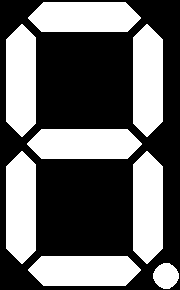
%> input picture Image/SevenSegmentDisplayStraight.png, 180 x 290 px
$ octave ImportMaskImage.m   (GNU Octave 9; MATLAB toolbox functions it lacks are replaced by stand-ins)
%> lines starting %> are read from the running program, lines starting %| are printed output that depends on the picture; in (x1, y1, x2, y2) boxes, pixels count from 0 and x2, y2 are one past the last pixel; in counts of white or black regions, pixels touching at a corner belong together; the program's own positions count from 1
%%%%%%%%%%%%%%%%%%%%%%%%%%%%%%%%%%%%%%%%%%%%%%%%%%%%%%%%%%%%%%%%%%%%%%%%%%%%%%%%
% Script: ImportMaskImage
% Goal  : Take a 7-segment display image as a reference to create a labeled mask
% Copyright 2022 The MathWorks, Inc.
%%%%%%%%%%%%%%%%%%%%%%%%%%%%%%%%%%%%%%%%%%%%%%%%%%%%%%%%%%%%%%%%%%%%%%%%%%%%%%%%
clear variables; clc

% Select the straight '1', tilted '2' or rounded '3' version of the 7-segment
TYPE = 1;
switch (TYPE)
  case 1
    maskImage = 'SevenSegmentDisplayStraight.png';
  case 2
    maskImage = 'SevenSegmentDisplayTilted.png';
  case 3
    maskImage = 'SevenSegmentDisplayRounded.png';
  otherwise
    maskImage = '';
end

if ~isempty(maskImage)
  % Convert the mask image into Black and White representation
  BW = logical(rgb2gray(imread(maskImage)));
%> BW: size 290x180 logical; 40.9% white; 8 white regions, largest, box (x1, y1, x2, y2) and area: (27, 129, 142, 159) 3030, (28, 2, 141, 32) 2968, (6, 24, 36, 137) 2968
  % Identify all areas from the mask
  [~,labels] = bwboundaries(BW,'noholes');
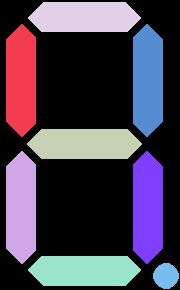
%> labels: size 290x180 double; 9 distinct labels, from 0 to 8; one colour per label, 0 black
  % Assign right labels values to the area to match the 7 segment display layout
  switch (TYPE)
    case 1
      labels(labels == 1) = -6;
%> labels: size 290x180 double; 5.69% of pixels changed, all inside (x1, y1, x2, y2) = (6, 24, 36, 137)
      labels(labels == 2) = -5;
%> labels: size 290x180 double; min -6, max 8, mean 0.878
      labels(labels == 3) = -7;
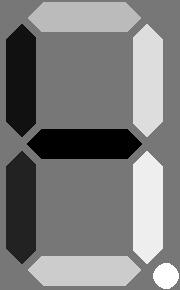
%> labels: size 290x180 double; min -7, max 8, mean 0.297; drawn with min black and max white
      labels(labels == 4) = -1;
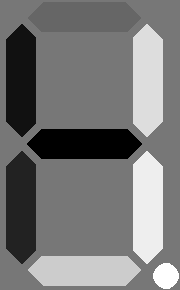
%> labels: size 290x180 double; 5.69% of pixels changed, all inside (x1, y1, x2, y2) = (28, 2, 141, 32); drawn with min black and max white
      labels(labels == 5) = -4;
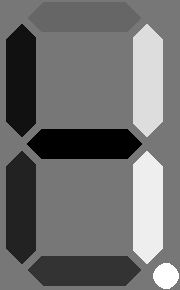
%> labels: size 290x180 double; 5.69% of pixels changed, all inside (x1, y1, x2, y2) = (28, 256, 141, 286); drawn with min black and max white
      labels(labels == 6) = -2;
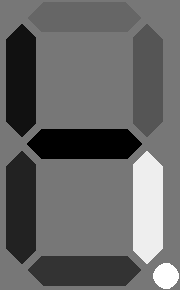
%> labels: size 290x180 double; 5.69% of pixels changed, all inside (x1, y1, x2, y2) = (133, 24, 163, 137); drawn with min black and max white
      labels(labels == 7) = -3;
      labels(labels == 8) = -8;
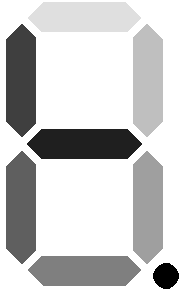
%> labels: size 290x180 double; min -8, max 0, mean -1.68; drawn with min black and max white
    case 2
      labels(labels == 1) = -5;
      labels(labels == 2) = -6;
      labels(labels == 3) = -4;
      labels(labels == 4) = -7;
      labels(labels == 5) = -1;
      labels(labels == 6) = -3;
      labels(labels == 7) = -2;
      labels(labels == 8) = -8;
    case 3
      labels(labels == 1) = -5;
      labels(labels == 2) = -4;
      labels(labels == 3) = -6;
      labels(labels == 4) = -1;
      labels(labels == 5) = -7;
      labels(labels == 6) = -3;
      labels(labels == 7) = -2;
      labels(labels == 8) = -8;
    otherwise
      % Should not get here
  end
  labels = -labels;
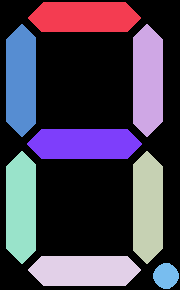
%> labels: size 290x180 double; 9 distinct labels, from 0 to 8; one colour per label, 0 black
  % Save labelled mask
  save('..\UIClass\SevenSegmentMask.mat','labels');
else
  disp('Wrong type of mask selected.');
end

$ run again, with Image/ClockFrame.png copied over Image/SevenSegmentDisplayStraight.png
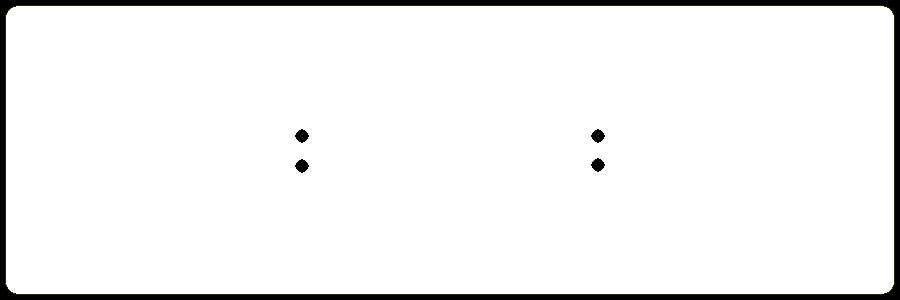
%> input picture Image/ClockFrame.png, 900 x 300 px
%> `BW = logical(rgb2gray(imread(maskImage)));`:
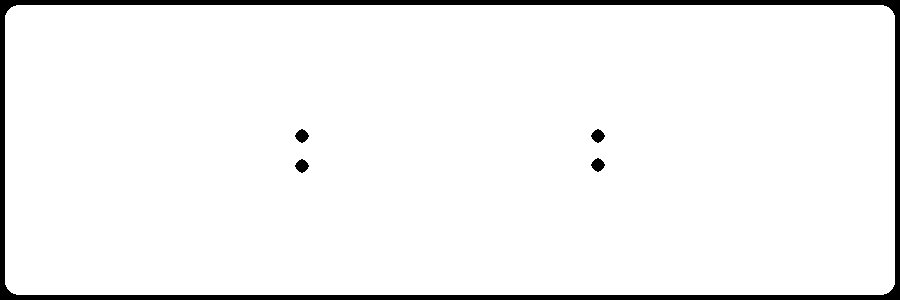
%> BW: size 300x900 logical; 95.3% white; 5 black regions, box (x1, y1, x2, y2) and area: (0, 0, 900, 300) 12072, (295, 129, 309, 143) 128, (591, 129, 605, 143) 128, (295, 159, 309, 173) 128, (591, 158, 605, 172) 128
